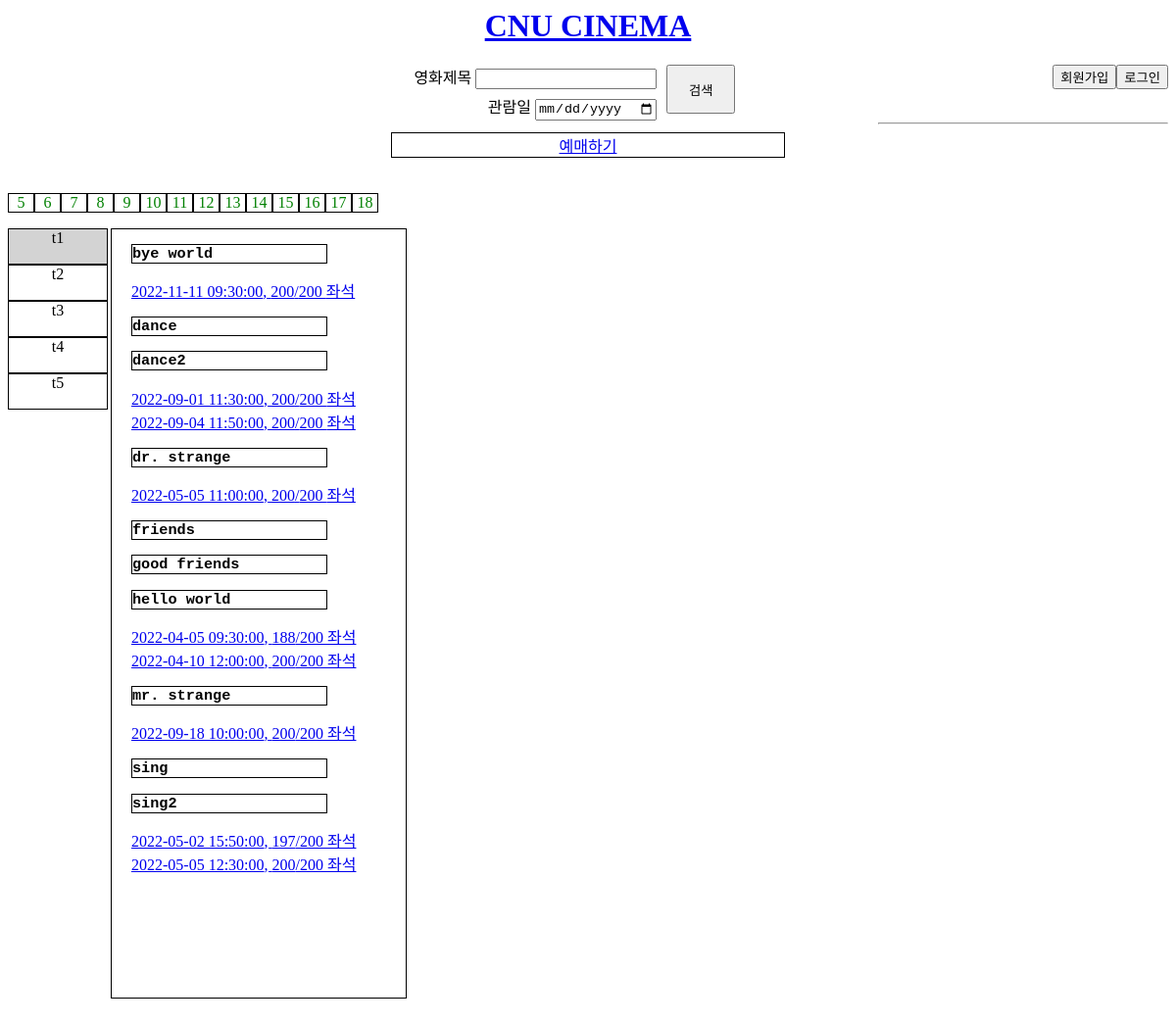
Page /schedule.php on the committed database.
### tables this page shows
CREATE TABLE Movie 
	(
	mid TEXT NOT NULL,
	title TEXT,
	open_day TEXT,
	director TEXT,
	rating TEXT CHECK(rating IN ('ALL','12','15','18')),
	length INTEGER,
    CONSTRAINT Movie_PK PRIMARY KEY(mid)
	);

### conn.php (called while the page is built, shortened)
<?php
    $conn = FALSE;
    function getTheaterScheduleR($db, $tname, $movie, $date){
        $q = array();
        if($date==""){
            $q = $db->query("SELECT theater.tname, schedule.sid, schedule.sdatetime, theater.seats
                            FROM schedule, theater, movie
                            WHERE (schedule.tname=theater.tname AND theater.tname='$tname')
                            AND (schedule.mid=movie.mid AND movie.title='$movie');"
                            );
        }
        $results = $q->fetchAll(PDO::FETCH_ASSOC);
        return $results;
    }
    function getLeftSeats($db, $theater, $sid){
        $q = $db->query("SELECT seats FROM theater WHERE tname='$theater';");
        $results = $q->fetchAll(PDO::FETCH_ASSOC);
        $seats = $results[0]["seats"];
        $q = $db->query("SELECT SUM(seats) FROM ticketing WHERE sid=$sid AND status!='C';");
        $results = $q->fetchAll(PDO::FETCH_ASSOC);
        $max = $results[0]["SUM(seats)"];
        return array($seats, $max);
    }
?>

### schedule.php (the view, shortened to what this page needs)
<?php
    include ('conn.php');
    if(isset($_SESSION["DATE"])){
        $today = $_SESSION["DATE"];
    }
    else{
        $today = '2022-05-05';
    }
?>
<html lang="en">
<head>
    <link rel="stylesheet" href="css/index.css">
</head>
<body>
    <div class="header">
        <h1 id="title"><a href="/index.php">CNU CINEMA</a></h1>
        <div class="div1"></div>
        <div class="div2" id="search">
            <form action="search.php" method="get" id="formform" name="search" onsubmit="return blankSearch();">
                <div id="in">
                    <li>영화제목 <input type="text" id="search" name="movie_title"></li>
                    <li>관람일 <input type="date" name="s_date"></li>
                </div>
                <div id="s">
                    <input type="submit" value="검색">
                </div>
            </form>
        </div>
        <?php
            if($conn){
                $email = $_SESSION["ID"];
                $pw = $_SESSION["PWD"];
                $q=$db->query("SELECT name FROM customer WHERE email='$email' and password='$pw';");
                $results = $q->fetchAll(PDO::FETCH_ASSOC);
                $name = $results[0]["name"];
                echo "<div>$name 님 | <button onclick='location.href=\"mypage.php\"'>마이페이지</button>
                                    <button onclick='location.href=\"signout.php\"'>로그아웃</button></div>";
        ?>
        <?php
            }
            else{
        ?>
        <div class="div3" id="signin">
            <button onclick="location.href='signin.php'">로그인</button>
            <button onclick="location.href='signup.php'">회원가입</button>
        </div>
        <?php
            }
        ?>
    </div><br><br>
    <div>
        <hr>
    </div>
    <ul>
        <li class="bar"><a href="schedule.php">예매하기</a>
    </ul><br><br>
    <div>
        <ul class="date_select">
            <?php
                for($i=0; $i<14; $i++){
                    $set_date = strval(date("Y-m-d", strtotime("$today+$i days")));
                    $set = strval(date("j", strtotime($set_date)));
                    echo "<li class='date' id=$set_date onclick='dateChange(event)'><a href='schedule.php?date=$set_date'>".$set."</a></li>";
                }
            ?>
        </ul>
    </div>
    <br><br>
    <div class="tname">
        <ul>
            <li class="t" id="t1box" onclick="show('t1', event)">t1</li>
            <li class="t" id="t2box" onclick="show('t2', event)">t2</li>
            <li class="t" id="t3box" onclick="show('t3', event)">t3</li>
            <li class="t" id="t4box" onclick="show('t4', event)">t4</li>
            <li class="t" id="t5box" onclick="show('t5', event)">t5</li>
        </ul>
    </div>
    <div class="sche_box">
        <div class="schedule" id="t1">
            <?php
                $results = $db->query("SELECT title FROM movie ORDER BY title;");
                foreach($results as $title){
                    $t = $title["title"];
                    echo "<h3>$t</h3>";
                    echo "<ul class='t1movie_sche$t'>";
                    $t1_sche = getTheaterScheduleR($db, "t1", $t, $set_today);
                    foreach($t1_sche as $row){
                        $sche = $row["sdatetime"];
                        $sid = $row["sid"];
                        $left = getLeftSeats($db, "t1", $sid);
                        $seats = $left[0];
                        $max = $left[1];
                        echo "<li class='sche$t'><a href='booking.php?theater=t1&title=$t&sche=$sche&sid=$sid'>$sche, ".strval($seats-$max)."/$seats 좌석</a></li>";
                    }
                    echo "</ul>";
                }
            ?>
        </div>
    </div>
</body>
</html>

### css/index.css (style rules this page uses)
.header { margin-bottom: 3%; }
#title { color: red; text-align: center; }
#search { text-align: center; }
.div1 { float: left; height: 5px; width: 35%; }
.div2 { float: left; width: 40%; margin: auto; }
#in, #s { float: left; }
#in li { text-align: right; margin-bottom: 5px; }
#s input { width: 70px; height: 50px; margin-left: 10px; }
.div3 button { float: right; }
.t { list-style: none; border: 1px; border-style: solid; height: 35px; width: 100px; text-align: center; }
.tname { float: left; height: 100%; width: 100px; padding-left: 0; margin-right: 5px; }
#t1box { background-color: lightgrey; }
.sche_box { float: left; height: 100%; width: 300px; padding-left: 0; margin-bottom: 50px; border: 1px; border-style: solid; }
#t1 { display: block; width: 200px; padding-left: 20px; }
ul { padding: 0; margin: 0; }
.date { list-style: none; float: left; border: 1px; border-style: solid; width: 25px; text-align: center; }
.date a { text-decoration: none; color: green; }
.date_select { width: 100%; }
.bar { list-style: none; border: 1px; border-style: solid; width: 400px; text-align: center; margin: auto; }
.schedule ul li { list-style: none; width: 400px; }
.schedule h3 { border: 1px; border-style: solid; font-family: monospace; }
.div2 li { list-style: none; }

### rows in the picture
movie: title "bye world", sche "2022-11-11 09:30:00", max "200", seats "200"
movie: title "dance"
movie: title "dance2", sche "2022-09-01 11:30:00", max "200", seats "200", sche "2022-09-04 11:50:00"
movie: title "dr. strange", sche "2022-05-05 11:00:00", max "200", seats "200"
movie: title "friends"
movie: title "good friends"
movie: title "hello world", sche "2022-04-05 09:30:00", max "188", seats "200", sche "2022-04-10 12:00:00", max "200"
movie: title "mr. strange", sche "2022-09-18 10:00:00", max "200", seats "200"
movie: title "sing"
movie: title "sing2", sche "2022-05-02 15:50:00", max "197", seats "200", sche "2022-05-05 12:30:00", max "200"

### other values in the picture
$set "5"
$set "6"
$set "7"
$set "8"
$set "9"
$set "10"
$set "11"
$set "12"
$set "13"
$set "14"
$set "15"
$set "16"
$set "17"
$set "18"
